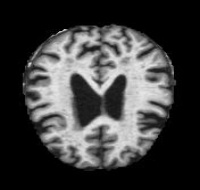
#> input picture data/alzheimers/MildDemented/MRI-MD-00404.jpg, 200 x 190 px; its folder holds only this picture in this run
$ python alzheimers_loader.py
#> lines starting #> are read from the running program, lines starting #| are printed output that depends on the picture
"""
Data loader for Alzheimer’s MRI image dataset (classification).
Assumes folder structure:
  data/alzheimers/<ClassName>/<image files>
"""
import os
from pathlib import Path
from typing import List, Tuple
from PIL import Image

def get_alzheimers_image_paths(data_dir: str) -> List[Tuple[str, str]]:
    """
    Returns a list of (image_path, label) tuples for all images in the dataset.
    """
    data_dir = Path(data_dir)
    samples = []
    for class_dir in data_dir.iterdir():
        if class_dir.is_dir():
            label = class_dir.name
            for img_file in class_dir.glob("*.jpg"):
                samples.append((str(img_file), label))
    return samples

def load_image(img_path: str, size=(224, 224)) -> Image.Image:
    """
    Loads an image and resizes it for model input.
    """
#> called with size = (224, 224)
    img = Image.open(img_path).convert("RGB")
#> img is the input picture: PIL image 200x190 RGB; min 0, max 236, mean 61.5
    img = img.resize(size)
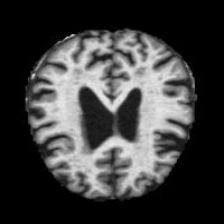
#> img: PIL image 224x224 RGB; min 0, max 236, mean 61.5
    return img

# Example usage:
if __name__ == "__main__":
    data_dir = "../../data/alzheimers"
    samples = get_alzheimers_image_paths(data_dir)
    print(f"Found {len(samples)} images.")
    img, label = samples[0]
    image = load_image(img)
    image.show()
    print(f"Label: {label}")
